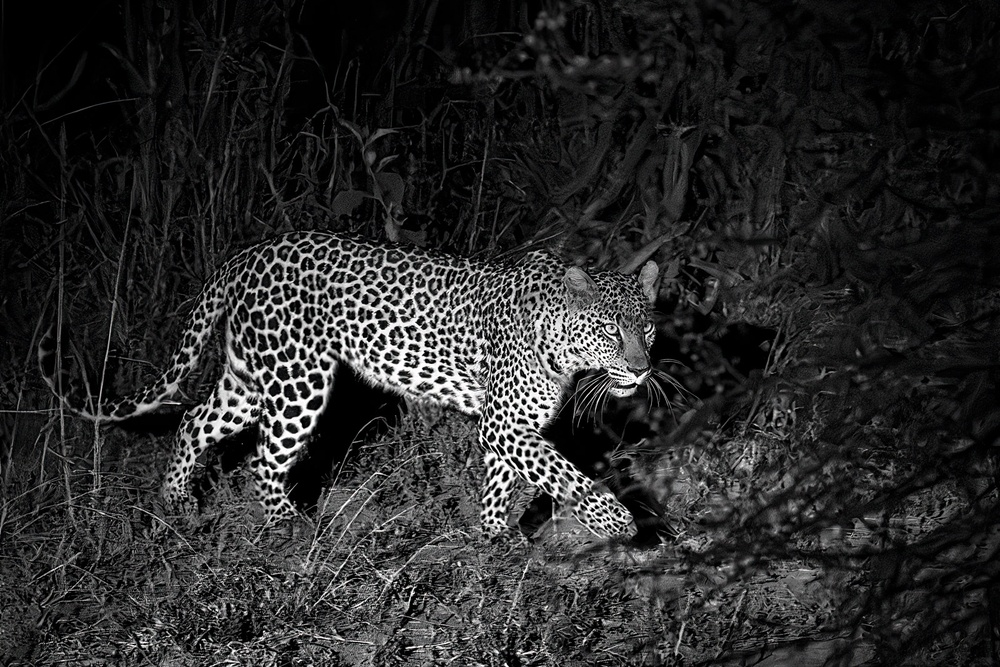
#> input picture frontend/mock-test/Leo.jpg, 1000 x 667 px, shrunk from 1600 x 1067 before the run
$ python -i enhancement.py   (imports and definitions only)
#> lines starting #> are read from the running program, lines starting #| are printed output that depends on the picture
#> further down, picture is the input picture: shape (667, 1000, 3); mean B, G, R 42.5, 42.4, 42.4
import cv2
import numpy as np


def apply_clahe(frame: np.ndarray) -> np.ndarray:
    """CLAHE บน L-channel ของ LAB — เพิ่ม contrast โดยไม่กระทบสี"""
    lab = cv2.cvtColor(frame, cv2.COLOR_BGR2LAB)
#> lab: shape (667, 1000, 3); mean of channels 0, 1, 2 43.1, 128, 127.9
    l, a, b = cv2.split(lab)
    clahe = cv2.createCLAHE(clipLimit=2.0, tileGridSize=(8, 8))
    lab = cv2.merge([clahe.apply(l), a, b])
#> lab: shape (667, 1000, 3); mean of channels 0, 1, 2 68, 128, 127.9
    return cv2.cvtColor(lab, cv2.COLOR_LAB2BGR)
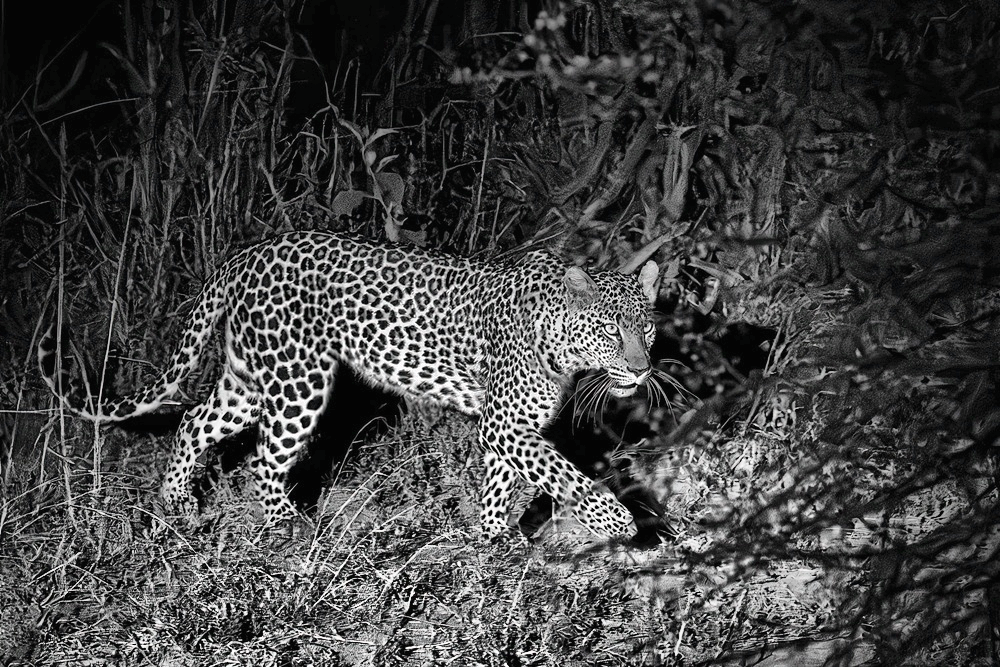
#> returned value: shape (667, 1000, 3); mean B, G, R 66.1, 66.1, 65.9


def _dark_channel(image_f: np.ndarray, patch_size: int = 15) -> np.ndarray:
#> called with patch_size = 15
    min_channel = np.min(image_f, axis=2)
    kernel = cv2.getStructuringElement(cv2.MORPH_RECT, (patch_size, patch_size))
    return cv2.erode(min_channel, kernel)
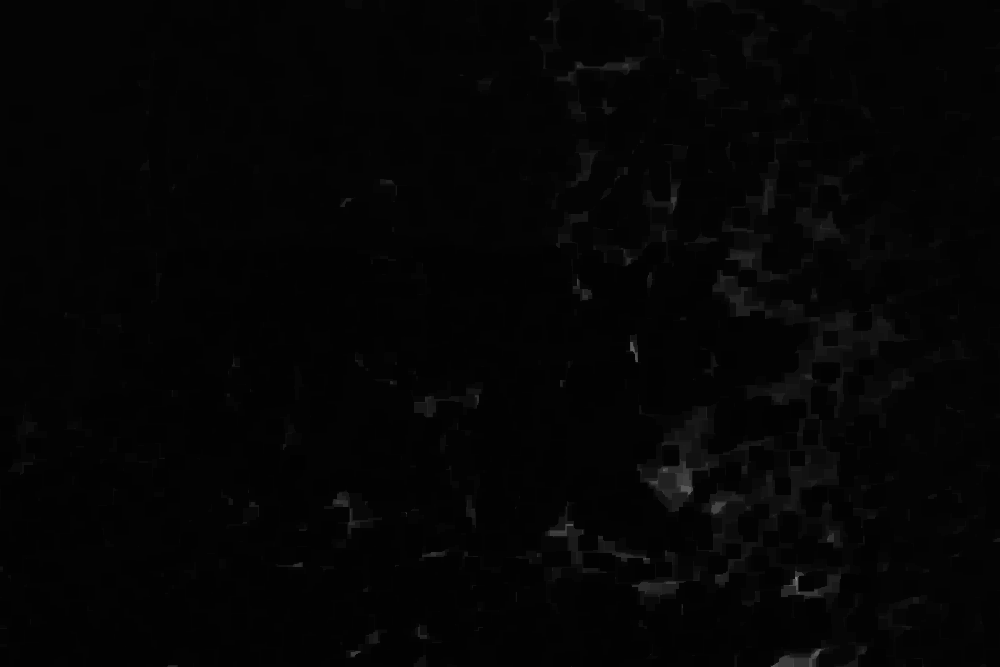
#> returned value: shape (667, 1000) float64; min 0.00392, max 0.545, mean 0.0171


def _atmospheric_light(image_f: np.ndarray, dark: np.ndarray) -> np.ndarray:
    flat_dark = dark.flatten()
    n = max(int(flat_dark.size * 0.001), 1)
#> n = 667
    indices = np.argpartition(flat_dark, -n)[-n:]
#> indices = 667 values, max 666811 at index 478, min 279577 at index 350, mean 537428.4
    flat_img = image_f.reshape(-1, 3)
    return np.max(flat_img[indices], axis=0)


def apply_defog(frame: np.ndarray, omega: float = 0.95, t0: float = 0.1) -> np.ndarray:
    """Dark Channel Prior Defogging — ลดหมอก/ฝน/ฝุ่นในภาพ"""
    image_f = frame.astype(np.float64) / 255.0
    dark = _dark_channel(image_f)
    atm = _atmospheric_light(image_f, dark)
#> atm = [0.965, 0.957, 0.953]

    norm = image_f / (atm + 1e-6)
    transmission = 1.0 - omega * _dark_channel(norm)
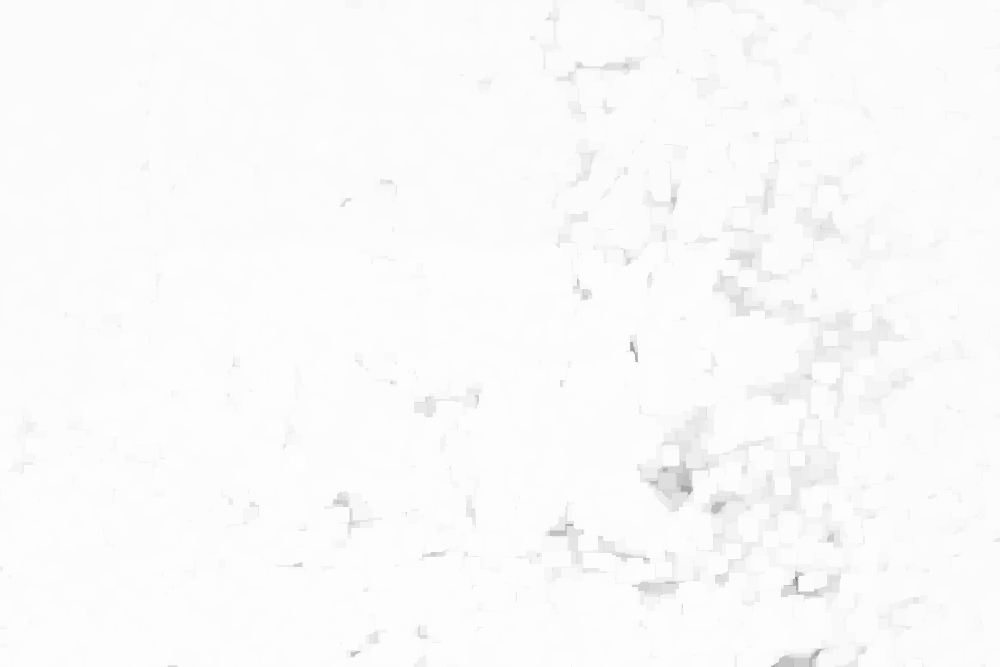
#> transmission: shape (667, 1000) float64; min 0.463, max 0.996, mean 0.983
    t = np.maximum(transmission[:, :, np.newaxis], t0)

    recovered = (image_f - atm) / t + atm
    return np.clip(recovered * 255, 0, 255).astype(np.uint8)
#> returned value: shape (667, 1000, 3)


def enhance_frame(frame: np.ndarray) -> np.ndarray:
    """Pipeline: CLAHE → Defogging"""
    frame = apply_clahe(frame)
    frame = apply_defog(frame)
    return frame

>>> import cv2
>>> picture = cv2.imread('../../../frontend/mock-test/Leo.jpg')
>>> result = enhance_frame(picture)
